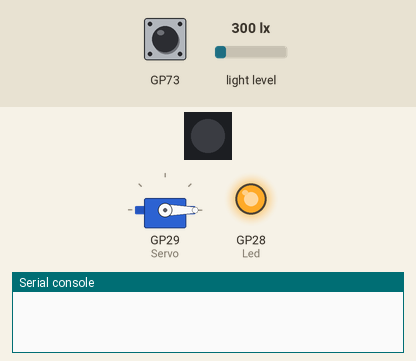
Simulated run of this program. Board: Raspberry Pi Pico running MicroPython. Parts: servo, 1 RGB LEDs in strip order, left to right, output pins drawn as LEDs (lit = HIGH), the last lines printed to the serial console. The test bench sets the inputs (shaded band); at power-on: light level 300 lx. Files the program writes start out absent; servo angles are drawn from the pulse width (0.5 ms = 0°, 2.5 ms = 180°); library files of the repository ran but are not shown: ws2812.py, servo.py.

Above: at 5.0 s.
5.1 s: BOOTSEL button pressed for 0.15 s
At 5.35 s:
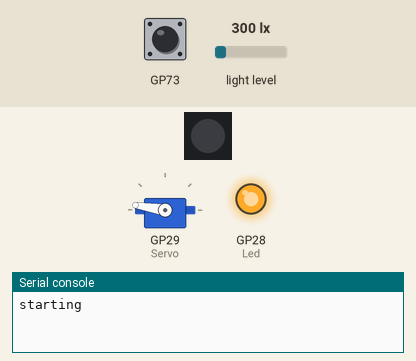
At 17.34 s:
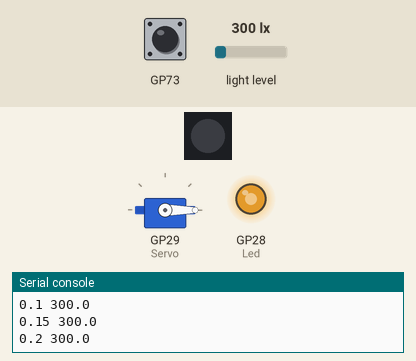
Timing chart, 0 to 18.9 s (numbered marks = the images above; inputs shaded):
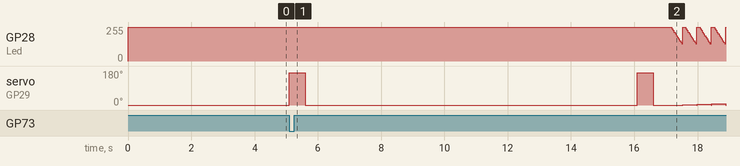

The program:

main.py
```python
from machine import Pin,PWM,I2C # type: ignore
from time import sleep, time_ns
import rp2, ws2812 # type: ignore

from servo import Servo
import tsl2561

ledsm = rp2.StateMachine(0, ws2812.ws2812, freq=8_000_000, sideset_base=Pin(16))
ledsm.active(1)

brightness=1

ttystart=False


Led = PWM(Pin(28), freq=600000,invert=True)
def LedB(B):
    Led.duty_u16(int(65535*B))


def ledw(r,g,b):
    r=round(r*brightness)
    g=round(g*brightness)
    b=round(b*brightness)
    ledsm.put((g<<24) | (r<<16) | (b<<8))


Servo = Servo(pin=29,)
Servo.move(0)

i2c = I2C(1, sda=Pin(14), scl=Pin(15))
sensor = tsl2561.TSL2561(i2c)
sensor.integration_time(402)
sensor.gain(16)#16 is the most sensitive
#1:3918.05 max
#16:247.0598 max


ttystart=False
rep=1 #amount to repeat
anglestep=2 #angle change per ittetation, 2 in tests
ledvalues=10 #amount of LED itterations, 20 in tests
readings=1
MaxB=0.5


times=[]

if ttystart==1:
    input("Press enter to start")#wait for tty to start
else:
    while(rp2.bootsel_button()==0):
        continue
    ledw(0,0,0)
    print("starting")

    Servo.move(180)
    sleep(0.5)
    Servo.move(0)
    sleep(0.5)


    sleep(10)
tRef0=time_ns()


for q in range(rep):#amount of itterations

    index=open('index.txt','a+')
    try:
        char=int(index.read())
    except:
        char=0
    index.close()
    index=open('index.txt','w')
    index.write(str(char+1))
    index.close()
    char=str(char)
    file=open("on"+str(char)+'.csv','w')

    Servo.move(180)
    sleep(0.5)
    Servo.move(0)
    sleep(0.5)


    tRef=time_ns()
    for f in range(0,191,anglestep):
        A=f

        Servo.move(0)
        file.flush()
        sleep(f/800)
        Servo.move(A)
        sleep(f/300+0.05)
        print(A)
        for i in range(0,ledvalues+1,1):
            B=(i/ledvalues)*MaxB
            LedB(B)
            sleep(0.02)
            for i in range(readings):
                L=sensor.read()# no autogain, calibrated out

                out=[B,L,A]
                print(B,L)
                file.write(','.join(map(str, out))+'\n')

        LedB(0)


    t= 0.000000001*(time_ns()-tRef)

    print(t)
    times.append(t)
    file.close()


t0= 0.000000001*(time_ns()-tRef0)
print(t0)
print(times)

while True:
    LedB(1)
    sleep(0.5)
    LedB(0)
    sleep(0.5)
```
